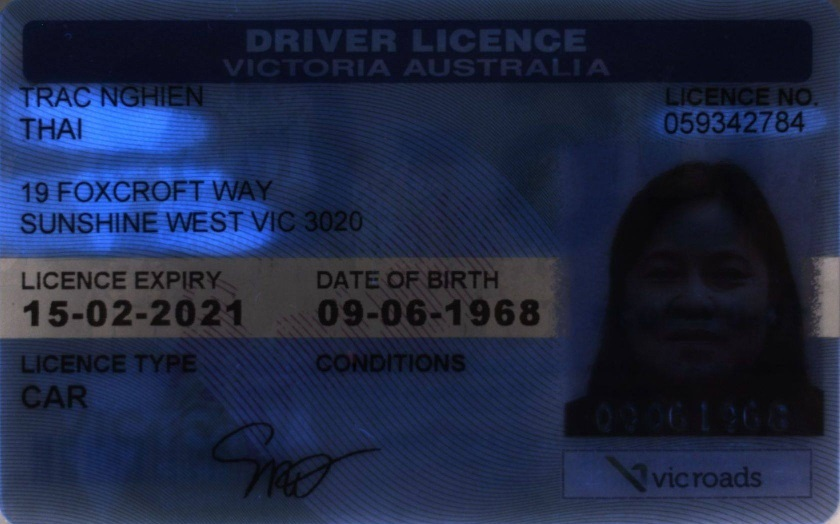
//> input picture Example/HappyID.jpg, 840 x 524 px
$ ./example HappyID.jpg   (built with g++ and OpenCV 4)
//> lines starting //> are read from the running program, lines starting //| are printed output that depends on the picture; after the words box and inside, x2 and y2 are one past the last pixel; in counts of white or black regions, pixels touching at a corner belong together
// Taken from: https://docs.opencv.org/2.4/doc/tutorials/imgproc/shapedescriptors/find_contours/find_contours.html
// https://docs.opencv.org/3.4/df/d0d/tutorial_find_contours.html
// https://github.com/opencv/opencv/tree/3.4/samples/cpp/tutorial_code/ShapeDescriptors

// Compile: g++ -g example.cpp -o FakeIDDetector `pkg-config --cflags --libs opencv` -std=c++17

#include "opencv2/imgcodecs.hpp"
#include "opencv2/highgui.hpp"
#include "opencv2/imgproc.hpp"
#include <iostream>

using namespace cv;
using namespace std;

Mat src_gray;
int thresh = 100;

/// Function header
void thresh_callback(int, void* );

int main( int argc, char** argv )
{
	Mat src = imread("HappyID.jpg");
//> src is the input picture: 524 rows x 840 cols, CV_8UC3; mean B, G, R 68.3, 40.4, 31.3
	Mat test = src.clone();

	if( src.empty() )
	{
		cout << "Could not open or find the image!\n" << endl;
		cout << "Usage: " << argv[0] << " <Input image>" << endl;
		return -1;
	}

	/// Convert image to gray and blur it
	cvtColor( src, src_gray, COLOR_BGR2GRAY );
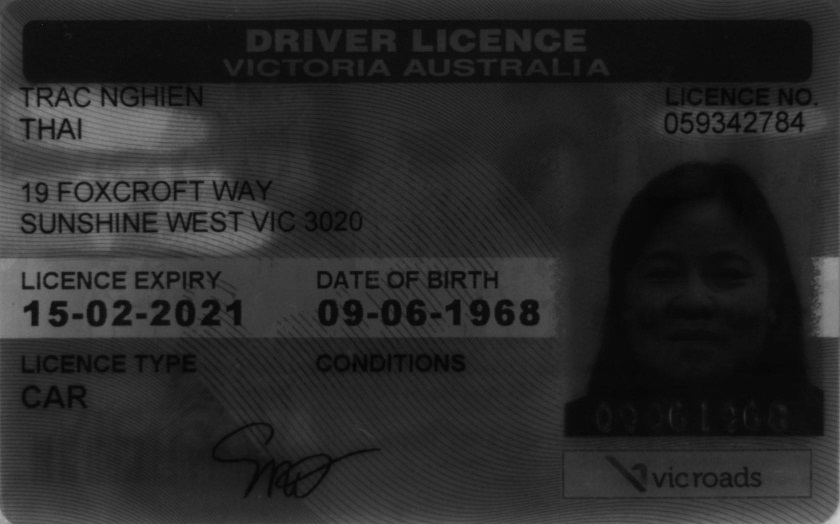
//> src_gray: 524 rows x 840 cols, CV_8UC1; min 1, max 206, mean 40.9
	blur( src_gray, src_gray, Size(3,3) );
	threshold(src, src, 100, 255 , CV_THRESH_BINARY);
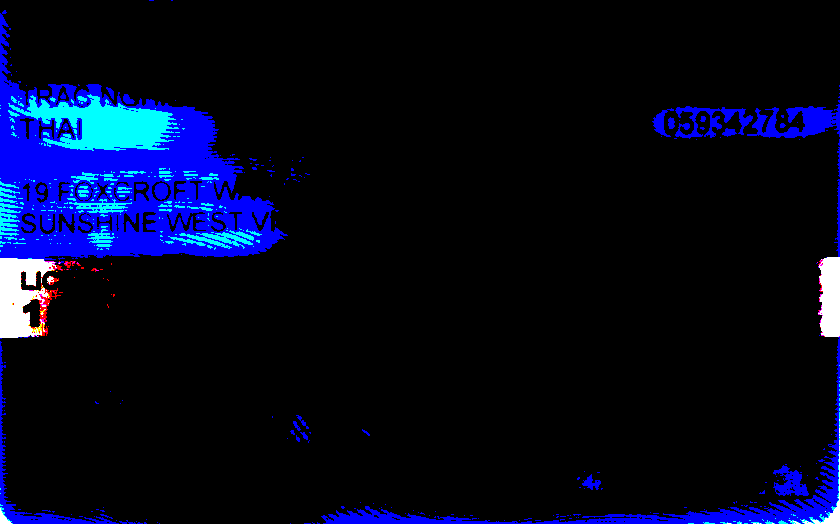
//> src: 524 rows x 840 cols, CV_8UC3; mean B, G, R 30.7, 7.9, 3.2

	/// Create Window
	const char* source_window = "Source";
	namedWindow( source_window );
	imshow( source_window, src );

	const int max_thresh = 255;
	createTrackbar( "Canny thresh:", source_window, &thresh, max_thresh, thresh_callback );
	thresh_callback( 0, 0 );

	waitKey();
	return 0;
}

void thresh_callback(int, void* )
{
	/// Detect edges using Canny
	Mat canny_output;
	Canny( src_gray, canny_output, thresh, thresh*2 );
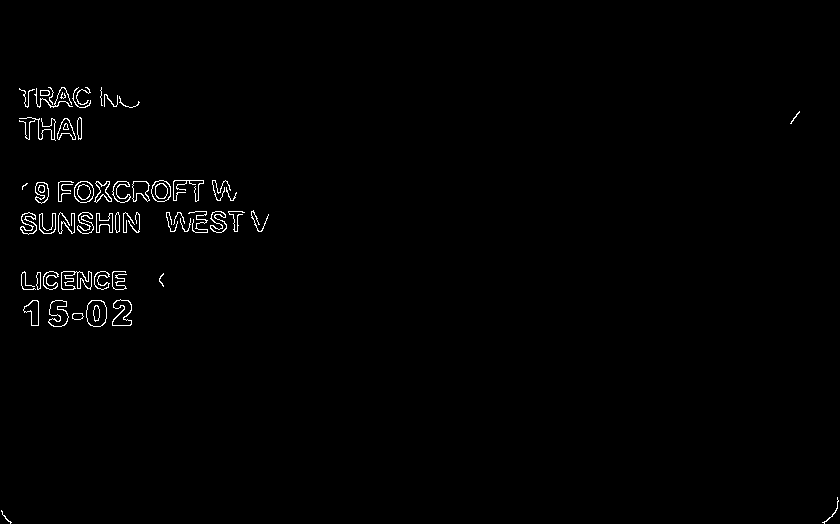
//> canny_output: 524 rows x 840 cols, CV_8UC1; 0.95% white in thin lines or dots, all inside (x1, y1, x2, y2) = (1, 87, 839, 524)

	/// Find contours
	vector<vector<Point> > contours;
	vector<Vec4i> hierarchy;
	findContours( canny_output, contours, hierarchy, RETR_TREE, CHAIN_APPROX_SIMPLE );
//> contours = 90 contours, 31 with area under 20; largest, box (x1, y1, x2, y2) and area: (86, 300, 107, 327) 452, (86, 300, 107, 327) 440, (48, 300, 69, 327) 346, (74, 181, 94, 203) 338, (112, 299, 132, 326) 332

	/// Draw contours
	Mat drawing = Mat::zeros( canny_output.size(), CV_8UC3 );
	for( size_t i = 0; i< contours.size(); i++ )
	{
		Scalar color = Scalar( 255, 0, 0 );
		drawContours( drawing, contours, (int)i, color, 2, LINE_8, hierarchy, 0 );
	}
//> this loop made 90 passes
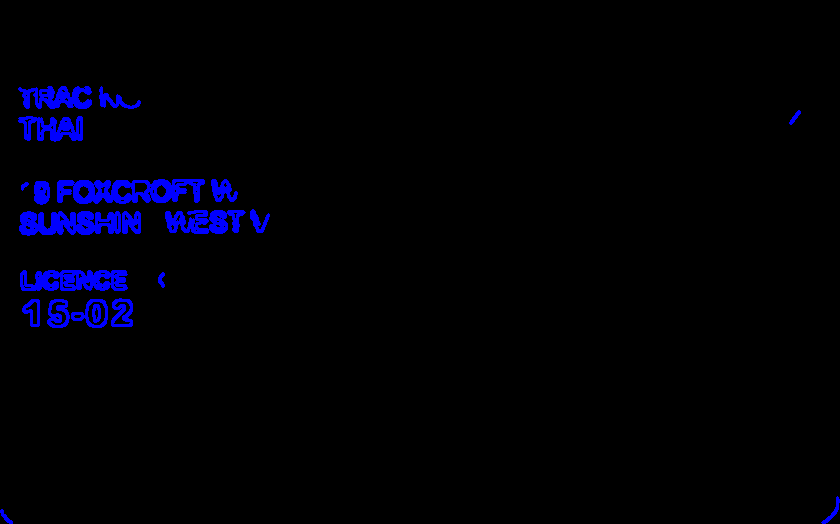
//> drawing: 524 rows x 840 cols, CV_8UC3; mean B, G, R 7.3, 0, 0

	/// Show in a window
	//imshow( "Contours", drawing );
}
